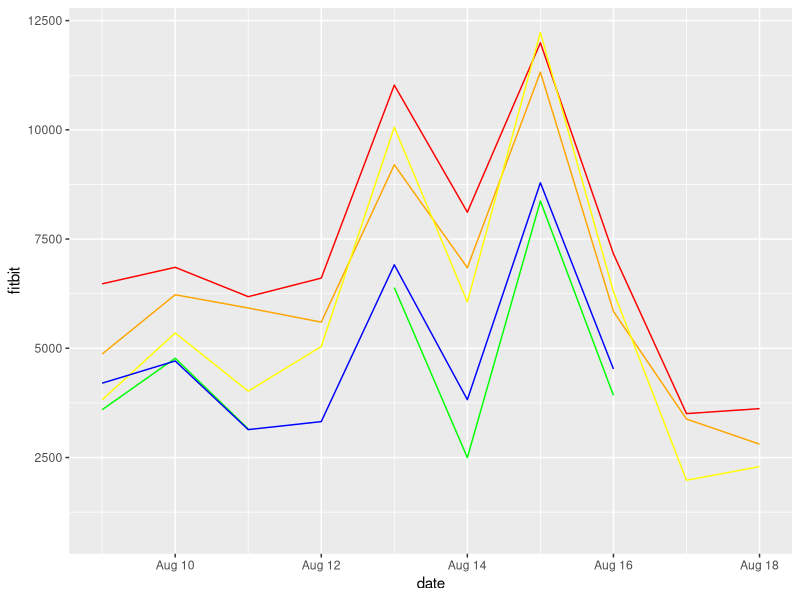

The R source for this figure:
library(tidyverse)

# Step data for ten consecutive days starting with 2019-09-08

steps <- tibble(
  date = as.Date(x=seq.Date(as.Date("2019-08-09"), as.Date("2019-08-18"), "days")),
  fitbit = c(6476, 6853, 6181, 6607, 11023, 8115, 11992, 7162, 3505, 3619),
  misfit = c(4868, 6226, 5922, 5598, 9200, 6844, 11322, 5844, 3380, 2806),
  apple_watch = c(3820, 5350, 4019, 5042, 10060, 6059, 12229, 6296, 1980, 2292),
  spire = c(3594, 4773, 3154, NA, 6389, 2497, 8370, 3922, NA, 976),
  lumo_lift = c(4202, 4710, 3139, 3322, 6911, 3823, 8789, 4527, NA, 866)
)

# Add mean and standard deviation columns to the table.

steps %>%
  mutate(mean = apply(.[(2:6)],1,mean, na.rm = TRUE)) %>%
  mutate(standard_deviation=apply(.[(2:6)],1,sd, na.rm = TRUE))

# Create line plots of the data
ggplot(data  = steps) +
  geom_line(mapping = aes(x = date, y = fitbit), color = "red") +
  geom_line(mapping = aes(x = date, y = misfit), color = "orange") + 
  geom_line(mapping = aes(x = date, y = apple_watch), color = "yellow") + 
  geom_line(mapping = aes(x = date, y = spire), color = "green", na.rm = TRUE, show.legend = TRUE) +
  geom_line(mapping = aes(x = date, y = lumo_lift), color = "blue", na.rm = TRUE, show.legend = TRUE)

# Add labels to the chart



